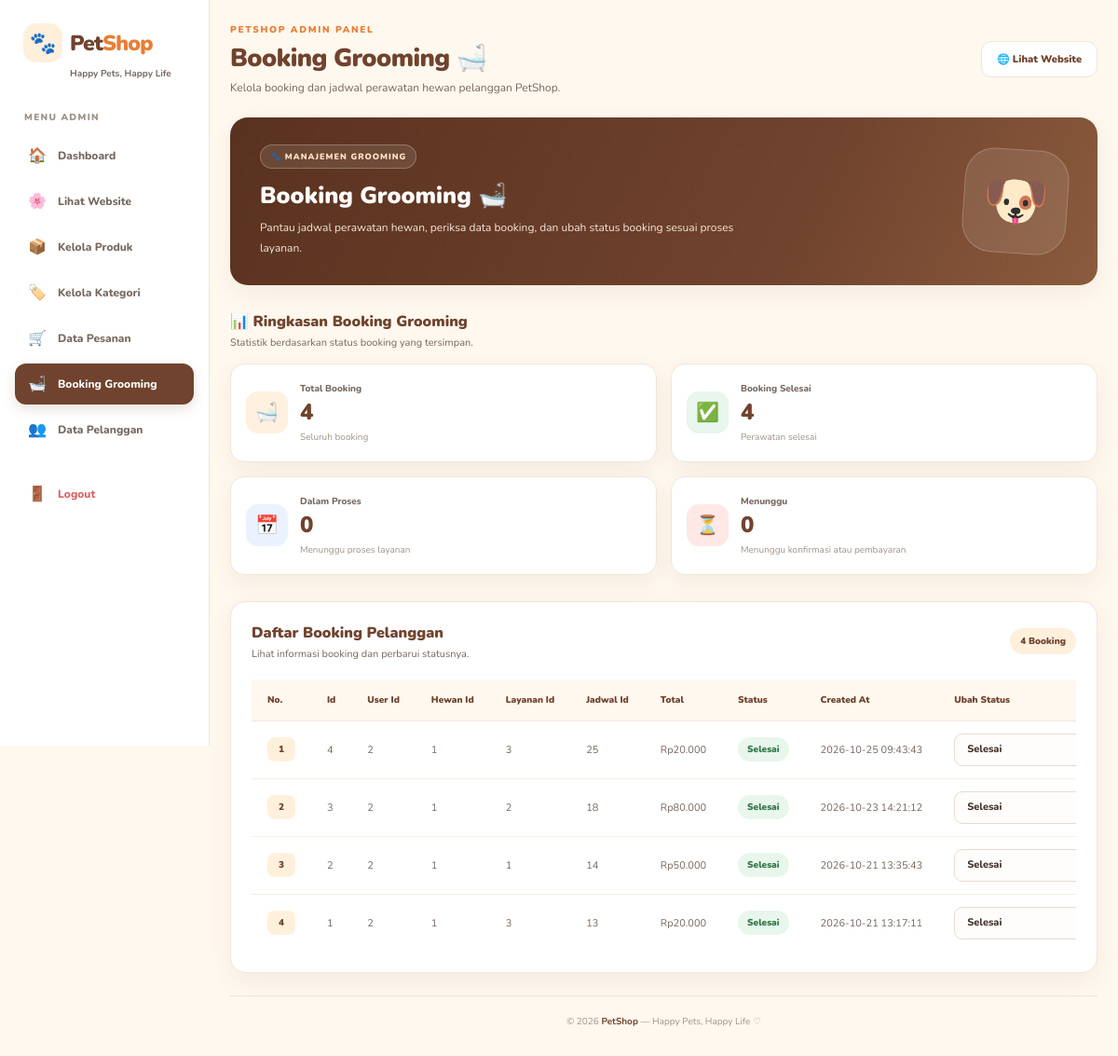
Page /admin/booking_grooming.php (signed in) on the committed database.
### tables this page shows
CREATE TABLE `booking_grooming` (
  `id` int NOT NULL,
  `user_id` int NOT NULL,
  `hewan_id` int NOT NULL,
  `layanan_id` int NOT NULL,
  `jadwal_id` int NOT NULL,
  `total` decimal(12,2) NOT NULL,
  `status` enum('Menunggu Pembayaran','Menunggu Konfirmasi','Dikonfirmasi','Sedang Grooming','Selesai','Dibatalkan') DEFAULT 'Menunggu Pembayaran',
  `created_at` timestamp NULL DEFAULT CURRENT_TIMESTAMP
);

### admin/booking_grooming.php (the view, shortened to what this page needs)
<?php
require_once __DIR__ . '/../config/koneksi.php';
function e($value)
{
    return htmlspecialchars(
        (string)($value ?? ''),
        ENT_QUOTES,
        'UTF-8'
    );
}
function rupiah($nilai)
{
    return 'Rp' . number_format((float)$nilai, 0, ',', '.');
}
function statusClass($status)
{
    $status = strtolower(trim((string)$status));
    if (in_array($status, ['selesai', 'completed', 'complete'], true)) {
        return 'selesai';
    }
    return 'diproses';
}
$pilihanStatus = [
    'Menunggu Pembayaran',
    'Selesai',
    'Dibatalkan'
];
$daftarBooking = [];
$hasil = false;
try {
    $hasil = mysqli_query(
        $koneksi,
        'SELECT * FROM booking_grooming ORDER BY id DESC'
    );
    if ($hasil) {
        while ($row = mysqli_fetch_assoc($hasil)) {
            $daftarBooking[] = $row;
        }
    }
} catch (mysqli_sql_exception $ex) {
    error_log('Gagal mengambil booking: ' . $ex->getMessage());
    $error = 'Data booking belum bisa ditampilkan. Periksa tabel booking_grooming.';
}
$totalBooking = count($daftarBooking);
$totalSelesai = 0;
$totalMenunggu = 0;
$totalDiproses = 0;
$totalDibatalkan = 0;
foreach ($daftarBooking as $booking) {
    $status = strtolower(trim((string)($booking['status'] ?? '')));
    if (in_array($status, ['selesai', 'completed', 'complete'], true)) {
        $totalSelesai++;
    } elseif (
        in_array(
            $status,
            ['dibatalkan', 'batal', 'cancelled', 'canceled'],
            true
        )
    ) {
        $totalDibatalkan++;
    } elseif (
        strpos($status, 'bayar') !== false ||
        strpos($status, 'pembayaran') !== false ||
        strpos($status, 'menunggu') !== false ||
        $status === 'pending'
    ) {
        $totalMenunggu++;
    } else {
        $totalDiproses++;
    }
}
$halamanAktif = basename($_SERVER['PHP_SELF']);
?>
<!DOCTYPE html>
<html lang="id">
<head>
</head>
<body>
<aside class="sidebar">
    <a href="dashboard.php" class="brand">
        <span class="brand-icon">🐾</span>
        <span class="brand-name">Pet<span>Shop</span></span>
        <small>Happy Pets, Happy Life</small>
    </a>
    <p class="menu-label">MENU ADMIN</p>
    <a href="dashboard.php"
       class="side-link <?= $halamanAktif === 'dashboard.php' ? 'active' : '' ?>">
        <span class="side-icon">🏠</span> Dashboard
    </a>
    <a href="../index.php" class="side-link">
        <span class="side-icon">🌸</span> Lihat Website
    </a>
    <a href="produk.php"
       class="side-link <?= $halamanAktif === 'produk.php' ? 'active' : '' ?>">
        <span class="side-icon">📦</span> Kelola Produk
    </a>
    <a href="kategori.php"
       class="side-link <?= $halamanAktif === 'kategori.php' ? 'active' : '' ?>">
        <span class="side-icon">🏷️</span> Kelola Kategori
    </a>
    <a href="pesanan.php"
       class="side-link <?= $halamanAktif === 'pesanan.php' ? 'active' : '' ?>">
        <span class="side-icon">🛒</span> Data Pesanan
    </a>
    <a href="booking_grooming.php"
       class="side-link <?= $halamanAktif === 'booking_grooming.php' ? 'active' : '' ?>">
        <span class="side-icon">🛁</span> Booking Grooming
    </a>
    <a href="pelanggan.php"
       class="side-link <?= $halamanAktif === 'pelanggan.php' ? 'active' : '' ?>">
        <span class="side-icon">👥</span> Data Pelanggan
    </a>
    <a href="../logout.php" class="side-link logout">
        <span class="side-icon">🚪</span> Logout
    </a>
</aside>
<main class="dashboard-main">
    <header class="topbar">
        <div>
            <p class="eyebrow">PETSHOP ADMIN PANEL</p>
            <h1>Booking Grooming 🛁</h1>
            <p class="header-subtitle">
                Kelola booking dan jadwal perawatan hewan pelanggan PetShop.
            </p>
        </div>
        <a href="../index.php" class="website-button">
            🌐 Lihat Website
        </a>
    </header>
    <section class="welcome-panel">
        <div class="welcome-content">
            <span class="welcome-tag">🐾 MANAJEMEN GROOMING</span>
            <h2>Booking Grooming 🛁</h2>
            <p>
                Pantau jadwal perawatan hewan, periksa data booking,
                dan ubah status booking sesuai proses layanan.
            </p>
        </div>
        <div class="welcome-art">🐶</div>
    </section>
    <section class="section-block">
        <div class="section-heading">
            <h2>📊 Ringkasan Booking Grooming</h2>
            <p>Statistik berdasarkan status booking yang tersimpan.</p>
        </div>
        <div class="stats-grid">
            <article class="stat-card">
                <div class="stat-icon icon-orange">🛁</div>
                <div>
                    <p>Total Booking</p>
                    <strong><?= number_format($totalBooking, 0, ',', '.') ?></strong>
                    <small>Seluruh booking</small>
                </div>
            </article>
            <article class="stat-card">
                <div class="stat-icon icon-green">✅</div>
                <div>
                    <p>Booking Selesai</p>
                    <strong><?= number_format($totalSelesai, 0, ',', '.') ?></strong>
                    <small>Perawatan selesai</small>
                </div>
            </article>
            <article class="stat-card">
                <div class="stat-icon icon-blue">📅</div>
                <div>
                    <p>Dalam Proses</p>
                    <strong><?= number_format($totalDiproses, 0, ',', '.') ?></strong>
                    <small>Menunggu proses layanan</small>
                </div>
            </article>
            <article class="stat-card">
                <div class="stat-icon icon-red">⏳</div>
                <div>
                    <p>Menunggu</p>
                    <strong><?= number_format($totalMenunggu, 0, ',', '.') ?></strong>
                    <small>Menunggu konfirmasi atau pembayaran</small>
                </div>
            </article>
        </div>
    </section>
    <section class="card">
        <div class="card-heading">
            <div>
                <h2>Daftar Booking Pelanggan</h2>
                <p>Lihat informasi booking dan perbarui statusnya.</p>
            </div>
            <span class="count-label">
                <?= number_format($totalBooking, 0, ',', '.') ?> Booking
            </span>
        </div>
        <?php if ($hasil === false): ?>
            <div class="alert error">
                Data booking belum bisa ditampilkan.
                Pastikan tabel <strong>booking_grooming</strong>
                tersedia dan dapat diakses.
            </div>
        <?php else: ?>
            <div class="table-wrap">
                <table>
                    <thead>
                        <tr>
                            <th>No.</th>
                            <?php foreach (array_keys($daftarBooking[0]) as $column): ?>
                                <th><?= e(ucwords(str_replace('_', ' ', $column))) ?></th>
                            <?php endforeach; ?>
                            <th>Ubah Status</th>
                        </tr>
                    </thead>
                    <tbody>
                        <?php foreach ($daftarBooking as $index => $row): ?>
                            <tr>
                                <td>
                                    <span class="id-badge">
                                        <?= $index + 1 ?>
                                    </span>
                                </td>
                                <?php foreach ($row as $column => $value): ?>
                                    <td>
                                        <?php if (strtolower((string)$column) === 'status'): ?>
                                            <span class="status-badge status-<?= e(statusClass($value)) ?>">
                                                <?= e($value) ?>
                                            </span>
                                        <?php elseif (
                                            is_numeric($value) &&
                                            in_array(
                                                strtolower((string)$column),
                                                ['total', 'harga', 'amount'],
                                                true
                                            )
                                        ): ?>
                                            <?= rupiah($value) ?>
                                        <?php else: ?>
                                            <?= e($value) ?>
                                        <?php endif; ?>
                                    </td>
                                <?php endforeach; ?>
                                <td>
                                    <form
                                        method="POST"
                                        action="booking_grooming.php"
                                        class="status-form"
                                    >
                                        <select
                                            name="status"
                                            class="status-select"
                                            aria-label="Pilih status booking"
                                            required
                                        >
                                            <?php
                                            $statusSekarang = trim(
                                                (string)($row['status'] ?? '')
                                            );
                                            $opsiTampil = $pilihanStatus;
                                            ?>
                                            <?php foreach ($opsiTampil as $pilihan): ?>
                                                <option
                                                    value="<?= e($pilihan) ?>"
                                                    <?= $statusSekarang === $pilihan ? 'selected' : '' ?>
                                                >
                                                    <?= e($pilihan) ?>
                                                </option>
                                            <?php endforeach; ?>
                                        </select>
                                    </form>
                                </td>
                            </tr>
                        <?php endforeach; ?>
                    </tbody>
                </table>
            </div>
        <?php endif; ?>
    </section>
    <footer class="dashboard-footer">
        © <?= date('Y') ?> <strong>PetShop</strong>
        — Happy Pets, Happy Life ♡
    </footer>
</main>
</body>
</html>

### rows in the picture
booking_grooming: id "4", user "2", hewan "1", layanan "3", jadwal "25", total "Rp20.000", value "Selesai", created_at "2026-10-25 09:43:43"
booking_grooming: id "3", user "2", hewan "1", layanan "2", jadwal "18", total "Rp80.000", value "Selesai", created_at "2026-10-23 14:21:12"
booking_grooming: id "2", user "2", hewan "1", layanan "1", jadwal "14", total "Rp50.000", value "Selesai", created_at "2026-10-21 13:35:43"
booking_grooming: id "1", user "2", hewan "1", layanan "3", jadwal "13", total "Rp20.000", value "Selesai", created_at "2026-10-21 13:17:11"

### other values in the picture
$totalBooking "4"
$totalSelesai "4"
$totalDiproses "0"
$totalMenunggu "0"
str_replace('_', ' ', $column) "Id"
str_replace('_', ' ', $column) "User Id"
str_replace('_', ' ', $column) "Hewan Id"
str_replace('_', ' ', $column) "Layanan Id"
str_replace('_', ' ', $column) "Jadwal Id"
str_replace('_', ' ', $column) "Total"
str_replace('_', ' ', $column) "Status"
str_replace('_', ' ', $column) "Created At"
form field status "Selesai"
